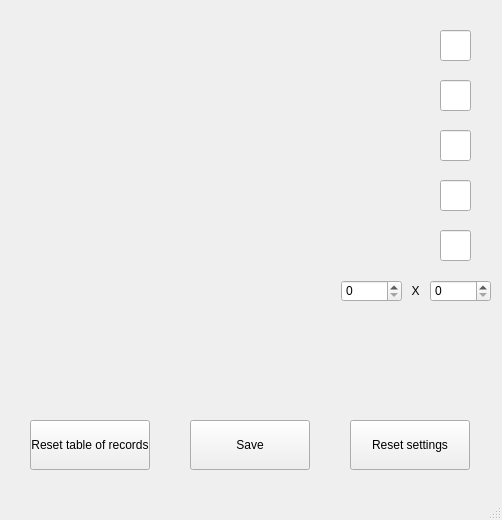
<?xml version="1.0" encoding="UTF-8"?>
<ui version="4.0">
 <class>MainWindow</class>
 <widget class="QMainWindow" name="MainWindow">
  <property name="geometry">
   <rect>
    <x>0</x>
    <y>0</y>
    <width>502</width>
    <height>520</height>
   </rect>
  </property>
  <property name="minimumSize">
   <size>
    <width>502</width>
    <height>450</height>
   </size>
  </property>
  <property name="windowTitle">
   <string>Settings</string>
  </property>
  <widget class="QWidget" name="centralwidget">
   <widget class="QPushButton" name="pushButton">
    <property name="geometry">
     <rect>
      <x>190</x>
      <y>420</y>
      <width>120</width>
      <height>50</height>
     </rect>
    </property>
    <property name="text">
     <string>Save</string>
    </property>
   </widget>
   <widget class="QLineEdit" name="lineEdit_r">
    <property name="geometry">
     <rect>
      <x>440</x>
      <y>30</y>
      <width>31</width>
      <height>31</height>
     </rect>
    </property>
   </widget>
   <widget class="QLineEdit" name="lineEdit_u">
    <property name="geometry">
     <rect>
      <x>440</x>
      <y>130</y>
      <width>31</width>
      <height>31</height>
     </rect>
    </property>
   </widget>
   <widget class="QLineEdit" name="lineEdit_exit">
    <property name="geometry">
     <rect>
      <x>440</x>
      <y>230</y>
      <width>31</width>
      <height>31</height>
     </rect>
    </property>
   </widget>
   <widget class="QLineEdit" name="lineEdit_d">
    <property name="geometry">
     <rect>
      <x>440</x>
      <y>180</y>
      <width>31</width>
      <height>31</height>
     </rect>
    </property>
   </widget>
   <widget class="QLineEdit" name="lineEdit_l">
    <property name="geometry">
     <rect>
      <x>440</x>
      <y>80</y>
      <width>31</width>
      <height>31</height>
     </rect>
    </property>
   </widget>
   <widget class="QSpinBox" name="spinBox_w">
    <property name="geometry">
     <rect>
      <x>341</x>
      <y>280</y>
      <width>61</width>
      <height>22</height>
     </rect>
    </property>
    <property name="minimum">
     <number>0</number>
    </property>
    <property name="maximum">
     <number>100000</number>
    </property>
   </widget>
   <widget class="QSpinBox" name="spinBox_h">
    <property name="geometry">
     <rect>
      <x>430</x>
      <y>280</y>
      <width>61</width>
      <height>22</height>
     </rect>
    </property>
    <property name="maximum">
     <number>10000</number>
    </property>
   </widget>
   <widget class="QPushButton" name="pushButton_2">
    <property name="geometry">
     <rect>
      <x>30</x>
      <y>420</y>
      <width>120</width>
      <height>50</height>
     </rect>
    </property>
    <property name="text">
     <string>Reset table of records</string>
    </property>
   </widget>
   <widget class="QPushButton" name="pushButton_3">
    <property name="geometry">
     <rect>
      <x>350</x>
      <y>420</y>
      <width>120</width>
      <height>50</height>
     </rect>
    </property>
    <property name="text">
     <string>Reset settings</string>
    </property>
   </widget>
   <widget class="QLabel" name="label">
    <property name="geometry">
     <rect>
      <x>405</x>
      <y>280</y>
      <width>21</width>
      <height>21</height>
     </rect>
    </property>
    <property name="styleSheet">
     <string notr="true">font: 75 10pt &quot;MS Shell Dlg 2&quot;;</string>
    </property>
    <property name="text">
     <string>X</string>
    </property>
    <property name="alignment">
     <set>Qt::AlignCenter</set>
    </property>
   </widget>
  </widget>
  <widget class="QStatusBar" name="statusbar"/>
 </widget>
 <resources/>
 <connections/>
</ui>
